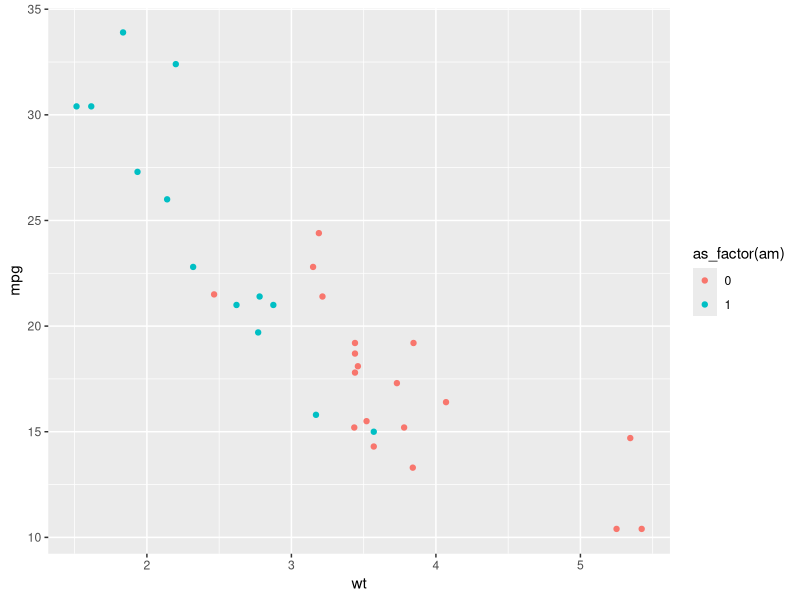
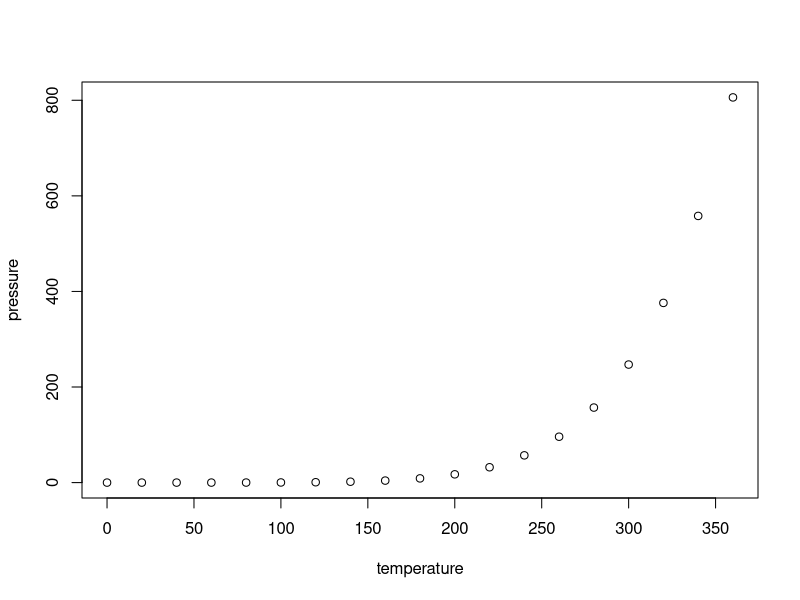

These figures' R source, in order:
## ---- chunk 1
knitr::opts_chunk$set(echo = TRUE, message = FALSE, warning = FALSE, cache = TRUE)
## ---- chunk 2
library(tidyverse)
ggplot(mtcars, aes(x = wt, y = mpg, color = as_factor(am))) + 
  geom_point() 
## ---- chunk 3
plot(pressure)
